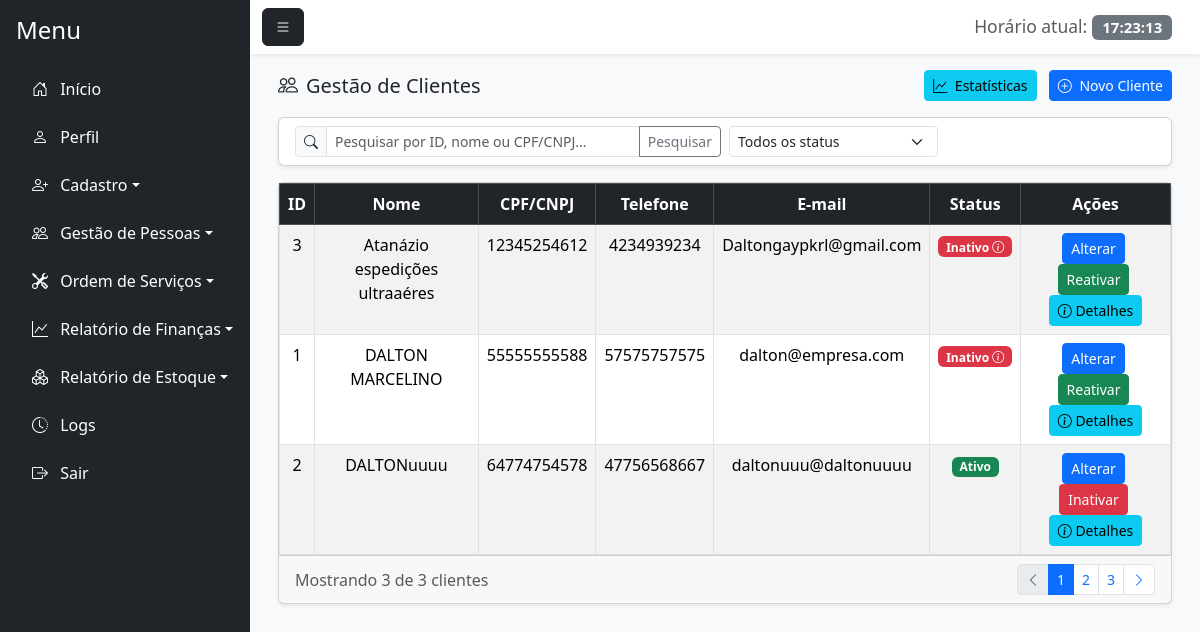
/gestao_cliente.php (signed in), run on an earlier commit of the app's database.
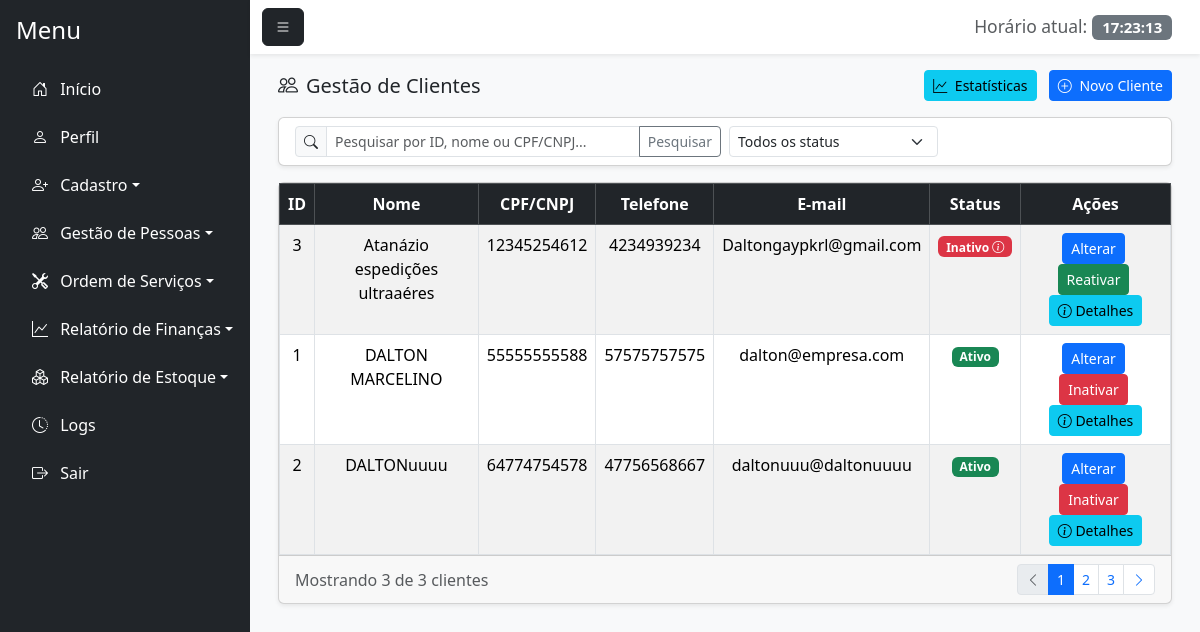
And on a later commit of the database.
### tables this page shows
CREATE TABLE `cliente` (
  `id_cliente` int(11) NOT NULL,
  `id_funcionario` int(11) NOT NULL,
  `nome_cliente` varchar(100) NOT NULL,
  `cpf_cnpj` varchar(20) NOT NULL,
  `endereco` varchar(255) DEFAULT NULL,
  `bairro` varchar(100) DEFAULT NULL,
  `cep` varchar(15) DEFAULT NULL,
  `cidade` varchar(100) DEFAULT NULL,
  `estado` varchar(50) DEFAULT NULL,
  `telefone` varchar(20) DEFAULT NULL,
  `email` varchar(100) DEFAULT NULL,
  `status` enum('Ativo','Inativo') DEFAULT 'Ativo',
  `data_inatividade` date DEFAULT NULL,
  `observacao_inatividade` text DEFAULT NULL
);

### gestao_cliente.php (the view, shortened to what the changed rows need)
<?php
    require_once 'conexao.php';
        $sql = "SELECT
        c.id_cliente,
        c.nome_cliente,
        c.cpf_cnpj,
        c.endereco,
        c.bairro,
        c.cidade,
        c.estado,
        c.telefone,
        c.email,
        c.status,
        c.data_inatividade,
        c.observacao_inatividade,
        f.nome_funcionario
        FROM cliente c
        LEFT JOIN funcionario f ON c.id_funcionario = f.id_funcionario";
    $sql .= " ORDER BY c.nome_cliente ASC";
    $stmt = $pdo->prepare($sql);
    $stmt->execute();
    $clientes = $stmt->fetchAll(PDO::FETCH_ASSOC);
?>
<!DOCTYPE html>
<html lang="pt-BR">
<head>
    <link href="https://cdn.jsdelivr.net/npm/bootstrap@5.3.7/dist/css/bootstrap.min.css" rel="stylesheet">
    <link rel="stylesheet" href="https://cdn.jsdelivr.net/npm/bootstrap-icons@1.11.1/font/bootstrap-icons.css">
    <link href="https://cdn.jsdelivr.net/npm/bootstrap-icons@1.11.1/font/bootstrap-icons.css" rel="stylesheet">
</head>
<body class="bg-light">
    <div class="d-flex vh-100 bg-light">
        <div class="flex-grow-1 d-flex flex-column">
            <div class="flex-grow-1 p-3" style="overflow-y: auto;">
                <div class="container-fluid">
                    <div class="card shadow-sm">
                        <div class="card-body p-0">
                            <div class="table-responsive">
                                <?php if(!empty($clientes)): ?>
                                    <table class="table table-striped table-hover table-bordered mb-0">
                                        <thead class="table-dark">
                                            <tr>
                                                <th><center>ID</center></th>
                                                <th><center>Nome</center></th>
                                                <th><center>CPF/CNPJ</center></th>
                                                <th><center>Telefone</center></th>
                                                <th><center>E-mail</center></th>
                                                <th><center>Status</center></th>
                                                <th class="text-center">Ações</th>
                                            </tr>
                                        </thead>
                                        <tbody>
                                            <?php foreach($clientes as $cliente): ?>
                                                <tr>
                                                    <td><center><?=htmlspecialchars($cliente['id_cliente'])?></center></td>
                                                    <td><center><?=htmlspecialchars($cliente['nome_cliente'])?></center></td>
                                                    <td><center><?=htmlspecialchars($cliente['cpf_cnpj'])?></center></td>
                                                    <td><center><?=htmlspecialchars($cliente['telefone'])?></center></td>
                                                    <td><center><?=htmlspecialchars($cliente['email'])?></center></td>
                                                    <td>
                                                        <center>
                                                            <?php if($cliente['status'] == 'Ativo'): ?>
                                                                <span class="badge bg-success">Ativo</span>
                                                            <?php else: ?>
                                                                <span class="badge bg-danger badge-details" onclick="mostrarDetalhesCliente(<?=htmlspecialchars($cliente['id_cliente'])?>)">
                                                                    Inativo <i class="bi bi-info-circle"></i>
                                                                </span>
                                                            <?php endif; ?>
                                                        </center>
                                                    </td>
                                                    <td class="text-center">
                                                        <a href="#" class="btn btn-sm btn-primary me-1" onclick="carregarDadosCliente(<?=htmlspecialchars($cliente['id_cliente'])?>)">Alterar</a>
                                                        <?php if($cliente['status'] == 'Ativo'): ?>
                                                            <a href="inativar_cliente.php?id=<?=htmlspecialchars($cliente['id_cliente'])?>" class="btn btn-sm btn-danger me-1">Inativar</a>
                                                        <?php else: ?>
                                                            <a href="gestao_cliente.php?id=<?=htmlspecialchars($cliente['id_cliente'])?>&acao=reativar" class="btn btn-sm btn-success me-1" onclick="return confirm('Tem certeza que deseja reativar este cliente?')">Reativar</a>
                                                        <?php endif; ?>
                                                        <button class="btn btn-sm btn-info" onclick="mostrarDetalhesCliente(<?=htmlspecialchars($cliente['id_cliente'])?>)">
                                                            <i class="bi bi-info-circle"></i> Detalhes
                                                        </button>
                                                    </td>
                                                </tr>
                                            <?php endforeach;?>
                                        </tbody>
                                    </table>
                                <?php else: ?><br>
                                    <center><p>Nenhum cliente encontrado.</p></center>
                                <?php endif; ?>
                            </div>
                        </div>
                    </div>
                </div>
            </div>
</body>
</html>

What changed in the data, as far as the page shows it:
changed cliente "DALTON MARCELINO": status "Inativo Reativar" → "Ativo Inativar"
